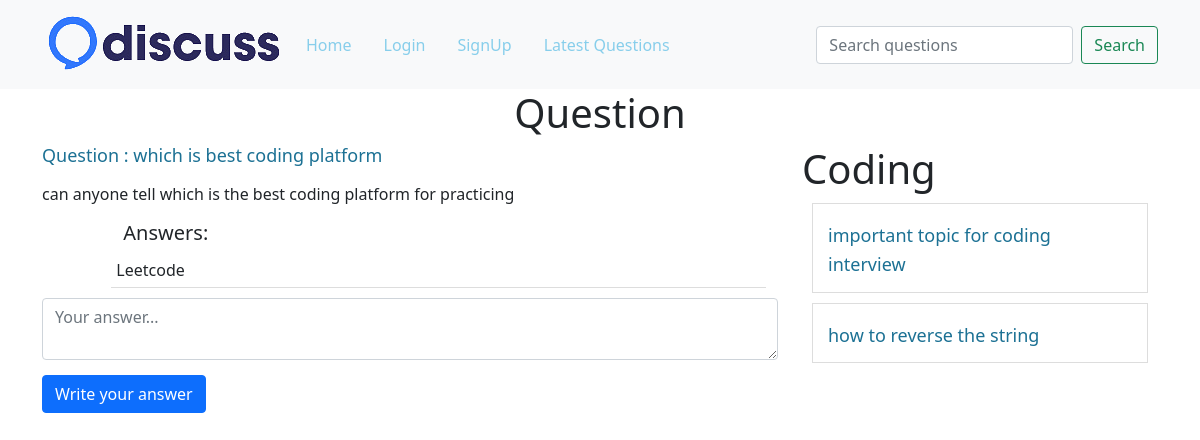
/?q-id=6, run on the app's committed database.
### tables this page shows
CREATE TABLE `questions` (
  `id` int(10) NOT NULL,
  `title` varchar(100) NOT NULL,
  `description` varchar(300) NOT NULL,
  `category_id` int(10) NOT NULL,
  `user_id` int(10) NOT NULL
);

CREATE TABLE `answers` (
  `id` int(10) NOT NULL,
  `answer` varchar(300) NOT NULL,
  `question_id` int(10) NOT NULL,
  `user_id` int(10) NOT NULL
);

CREATE TABLE `category` (
  `id` int(30) NOT NULL,
  `name` varchar(100) NOT NULL
);

### client/question-details.php (the view, shortened to what this page needs)
<div class="container">
    <h1 class="heading">Question</h1>
    <div class="row">
        <div class="col-8">
            <?php
            include("./common/db.php");
            $query = "select * from questions where id =$qid";
            $result = $conn->query($query);
            $row = $result->fetch_assoc();
            $cid = $row['category_id'];
            echo "<h4 class='margin-bottom-15 question-title'>Question : " . $row['title'] . "</h4>
    <p class='margin-bottom-15'>" . $row['description'] . "</p>";
            include("answers.php");
            ?>
           <form action="./server/requests.php" method="post">
    <textarea name="answer" class="form-control margin-bottom-15" placeholder="Your answer..."></textarea>
    <button type="submit" class="btn btn-primary">Write your answer</button>
</form>
        </div>
        <div class="col-4">
            <?php
            $categoryQuery = "select name from category where id=$cid";
            $categoryResult = $conn->query($categoryQuery);
            $categoryRow = $categoryResult->fetch_assoc();
            echo "<h1>" . ucfirst($categoryRow['name']) . "</h1>";
            $query = "select * from questions where category_id=$cid and id!=$qid";
            $result = $conn->query($query);
            foreach ($result as $row) {
                $id = $row['id'];
                $title = $row['title'];
                echo "<div class='question-list'>
                <h4><a href=?q-id=$id>$title</a></h4>
                </div>";
            }
            ?>
        </div>
    </div>
</div>

### client/answers.php
<div class="container">
    <div class="offset-sm-1">
<h5>Answers:</h5>
<?php
$query="select * from answers where question_id=$qid";
$result= $conn->query($query);
foreach ($result as $row) {
    $answer= $row['answer'];
echo "<div class='row'>
<p class='answer-wrapper'>$answer</p>
</div>";
}
?>
</div>
</div>

### public/style.css (style rules this page uses)
a { color: skyblue !important; }
.heading { text-align: center; }
.margin-bottom-15 { margin-bottom: 15px; }
.question-list { border: 1px solid #ddd; padding: 15px; margin: 10px; }
.question-list h4 { margin: 0; padding: 0; }
.question-list a,.question-title { font-size: 18px; text-decoration: none; color: #1c7194 !important; }
.answer-wrapper { border-bottom: 1px solid #ddd; margin-bottom: 10px; padding: 5px; }

### data on the page
questions: title "which is best coding platform", description "can anyone tell which is the best coding platform for practicing"
answers: answer "Leetcode"
category: name "Coding"
questions: title "important topic for coding interview"
questions: title "how to reverse the string"
